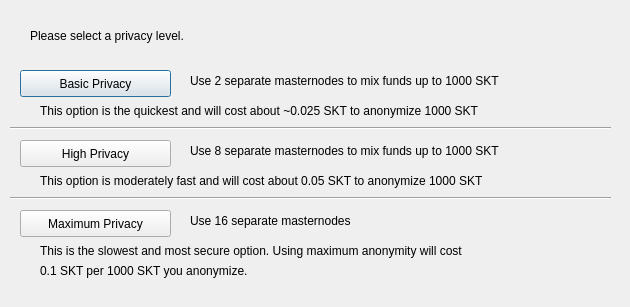
<?xml version="1.0" encoding="UTF-8"?>
<ui version="4.0">
 <class>DarksendConfig</class>
 <widget class="QDialog" name="DarksendConfig">
  <property name="geometry">
   <rect>
    <x>0</x>
    <y>0</y>
    <width>630</width>
    <height>307</height>
   </rect>
  </property>
  <property name="windowTitle">
   <string>Configure PrivateSend</string>
  </property>
  <widget class="QPushButton" name="buttonBasic">
   <property name="geometry">
    <rect>
     <x>20</x>
     <y>70</y>
     <width>151</width>
     <height>27</height>
    </rect>
   </property>
   <property name="text">
    <string>Basic Privacy</string>
   </property>
  </widget>
  <widget class="QPushButton" name="buttonHigh">
   <property name="geometry">
    <rect>
     <x>20</x>
     <y>140</y>
     <width>151</width>
     <height>27</height>
    </rect>
   </property>
   <property name="text">
    <string>High Privacy</string>
   </property>
  </widget>
  <widget class="QPushButton" name="buttonMax">
   <property name="geometry">
    <rect>
     <x>20</x>
     <y>210</y>
     <width>151</width>
     <height>27</height>
    </rect>
   </property>
   <property name="text">
    <string>Maximum Privacy</string>
   </property>
  </widget>
  <widget class="QLabel" name="label">
   <property name="geometry">
    <rect>
     <x>30</x>
     <y>20</y>
     <width>571</width>
     <height>31</height>
    </rect>
   </property>
   <property name="text">
    <string>Please select a privacy level.</string>
   </property>
  </widget>
  <widget class="QLabel" name="label_2">
   <property name="geometry">
    <rect>
     <x>190</x>
     <y>70</y>
     <width>421</width>
     <height>21</height>
    </rect>
   </property>
   <property name="text">
    <string>Use 2 separate masternodes to mix funds up to 1000 SKT</string>
   </property>
  </widget>
  <widget class="QLabel" name="label_3">
   <property name="geometry">
    <rect>
     <x>190</x>
     <y>140</y>
     <width>411</width>
     <height>21</height>
    </rect>
   </property>
   <property name="text">
    <string>Use 8 separate masternodes to mix funds up to 1000 SKT</string>
   </property>
  </widget>
  <widget class="QLabel" name="label_4">
   <property name="geometry">
    <rect>
     <x>190</x>
     <y>210</y>
     <width>421</width>
     <height>21</height>
    </rect>
   </property>
   <property name="text">
    <string>Use 16 separate masternodes</string>
   </property>
  </widget>
  <widget class="QLabel" name="label_6">
   <property name="geometry">
    <rect>
     <x>40</x>
     <y>100</y>
     <width>561</width>
     <height>21</height>
    </rect>
   </property>
   <property name="text">
    <string>This option is the quickest and will cost about ~0.025 SKT to anonymize 1000 SKT</string>
   </property>
  </widget>
  <widget class="QLabel" name="label_7">
   <property name="geometry">
    <rect>
     <x>40</x>
     <y>170</y>
     <width>561</width>
     <height>21</height>
    </rect>
   </property>
   <property name="text">
    <string>This option is moderately fast and will cost about 0.05 SKT to anonymize 1000 SKT</string>
   </property>
  </widget>
  <widget class="QLabel" name="label_8">
   <property name="geometry">
    <rect>
     <x>40</x>
     <y>240</y>
     <width>561</width>
     <height>21</height>
    </rect>
   </property>
   <property name="text">
    <string>This is the slowest and most secure option. Using maximum anonymity will cost</string>
   </property>
  </widget>
  <widget class="QLabel" name="label_9">
   <property name="geometry">
    <rect>
     <x>40</x>
     <y>260</y>
     <width>561</width>
     <height>21</height>
    </rect>
   </property>
   <property name="text">
    <string>0.1 SKT per 1000 SKT you anonymize.</string>
   </property>
  </widget>
  <widget class="Line" name="line">
   <property name="geometry">
    <rect>
     <x>10</x>
     <y>120</y>
     <width>601</width>
     <height>16</height>
    </rect>
   </property>
   <property name="orientation">
    <enum>Qt::Horizontal</enum>
   </property>
  </widget>
  <widget class="Line" name="line_2">
   <property name="geometry">
    <rect>
     <x>10</x>
     <y>190</y>
     <width>601</width>
     <height>16</height>
    </rect>
   </property>
   <property name="orientation">
    <enum>Qt::Horizontal</enum>
   </property>
  </widget>
 </widget>
 <resources/>
 <connections/>
</ui>
